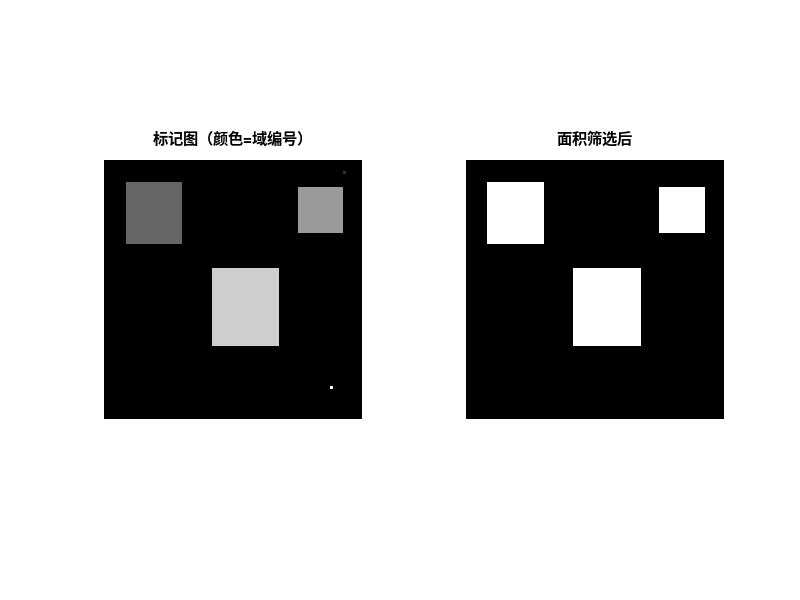

Here is the MATLAB script that generated this plot:
%% 09-label-regions.m | 4 连通 flood fill 标记 + 面积筛选
%% GNU Octave，零第三方依赖；合成图像，无需任何外部文件
clear; close all; clc;
SHOW = ~strcmp(getenv("IP_HEADLESS"), "1");
% ---- 参数区 ----
N = 96; min_area = 100;
% ---- 造图：3 个矩形目标 + 2 个噪点 ----
[X, Y] = meshgrid(1:N, 1:N);
bw = double((X>8 & X<30 & Y>8 & Y<32) | (X>40 & X<66 & Y>40 & Y<70) ...
          | (X>72 & X<90 & Y>10 & Y<28));
bw(85, 85) = 1; bw(5, 90) = 1;
% ---- 算法：逐像素扫描，遇未标记前景就做一次 flood fill ----
labels = zeros(N, N); count = 0; areas = [];
for r = 1:N
  for c = 1:N
    if bw(r,c) == 1 && labels(r,c) == 0
      count = count + 1;
      stack = [r, c]; labels(r,c) = count; area = 0;
      while ~isempty(stack)
        cur = stack(end, :); stack(end, :) = [];
        rr = cur(1); cc = cur(2); area = area + 1;
        nb = [rr-1 cc; rr+1 cc; rr cc-1; rr cc+1];
        for t = 1:4
          nr = nb(t,1); nc = nb(t,2);
          if nr >= 1 && nr <= N && nc >= 1 && nc <= N
            if bw(nr,nc) == 1 && labels(nr,nc) == 0
              labels(nr,nc) = count;
              stack = [stack; nr, nc];
            end
          end
        end
      end
      areas(count) = area;
    end
  end
end
big = zeros(N, N);
for k = 1:count
  if areas(k) >= min_area, big(labels == k) = 1; end
end
% ---- 数值验证 ----
printf("连通域总数 = %d（3 个目标 + 2 个噪点）\n", count);
printf("各连通域面积: "); printf("%d ", areas); printf("\n");
printf("面积 >= %d 的域数 = %d, 筛后前景 = %d\n", min_area, sum(areas >= min_area), sum(big(:)));
printf("噪点 (85,85) 的标签 = %d, 筛后灰度 = %d\n", labels(85,85), big(85,85));
printf("最大目标面积 = %d（理论 26x30=780 附近）\n", max(areas));
% ---- 可视化 ----
if SHOW
  figure("name", "09 连通域");
  subplot(1, 2, 1); imagesc(labels); axis image off; title("标记图（颜色=域编号）");
  subplot(1, 2, 2); imagesc(big, [0 1]); colormap gray; axis image off; title("面积筛选后");
end
